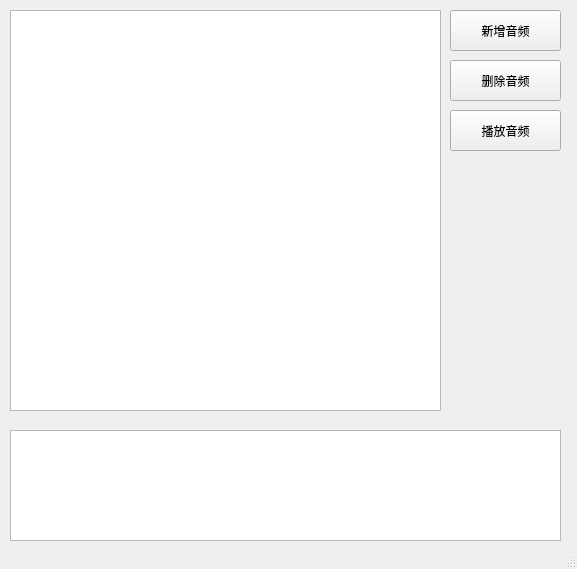
<?xml version="1.0" encoding="UTF-8"?>
<ui version="4.0">
 <class>MainWindow</class>
 <widget class="QMainWindow" name="MainWindow">
  <property name="geometry">
   <rect>
    <x>0</x>
    <y>0</y>
    <width>577</width>
    <height>569</height>
   </rect>
  </property>
  <property name="windowTitle">
   <string>英语听力精听</string>
  </property>
  <widget class="QWidget" name="centralwidget">
   <widget class="QListWidget" name="soundVoiceList">
    <property name="geometry">
     <rect>
      <x>10</x>
      <y>10</y>
      <width>431</width>
      <height>401</height>
     </rect>
    </property>
   </widget>
   <widget class="QPlainTextEdit" name="plainTextEdit">
    <property name="geometry">
     <rect>
      <x>10</x>
      <y>430</y>
      <width>551</width>
      <height>111</height>
     </rect>
    </property>
   </widget>
   <widget class="QPushButton" name="addVoiceButton">
    <property name="geometry">
     <rect>
      <x>450</x>
      <y>10</y>
      <width>111</width>
      <height>41</height>
     </rect>
    </property>
    <property name="text">
     <string>新增音频</string>
    </property>
   </widget>
   <widget class="QPushButton" name="delVoiceButton">
    <property name="geometry">
     <rect>
      <x>450</x>
      <y>60</y>
      <width>111</width>
      <height>41</height>
     </rect>
    </property>
    <property name="text">
     <string>删除音频</string>
    </property>
   </widget>
   <widget class="QPushButton" name="playVoiceButton">
    <property name="geometry">
     <rect>
      <x>450</x>
      <y>110</y>
      <width>111</width>
      <height>41</height>
     </rect>
    </property>
    <property name="text">
     <string>播放音频</string>
    </property>
   </widget>
  </widget>
  <widget class="QStatusBar" name="statusbar"/>
 </widget>
 <resources/>
 <connections/>
</ui>
